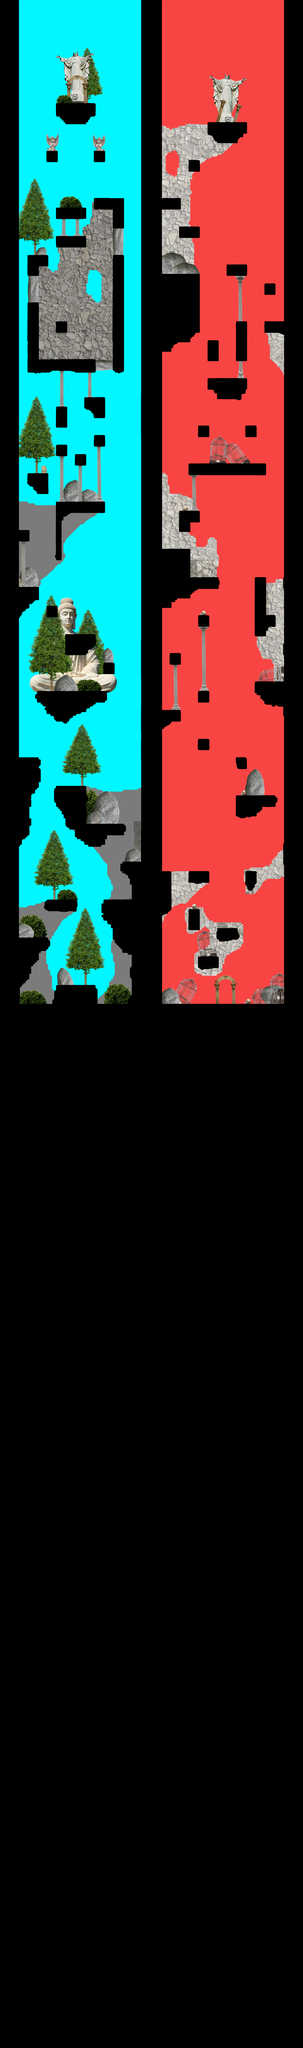

Below is a game level as drawn by its tile map, then a one-line description and the .tmx file that defines it, in full:
An orthogonal 16x108 tile map with 80x80 px tiles, 1 tile layer (ground), 2 image layers.

<map version="1.9" tiledversion="1.9.2" orientation="orthogonal" renderorder="right-down" width="16" height="108" tilewidth="80" tileheight="80" infinite="0" nextlayerid="4" nextobjectid="1">
 <tileset firstgid="1" name="placeholder" tilewidth="80" tileheight="80" tilecount="1" columns="1">
  <properties>
   <property name="estSolide" type="bool" value="true" />
  </properties>
  <image source="../assets/tiles/placeholder.png" width="150" height="150" />
 </tileset>
 <imagelayer id="3" name="bg">
  <image source="../assets/maps/bg.png" width="1280" height="8640" />
 </imagelayer>
 <layer id="1" name="ground" width="16" height="108">
  <data encoding="csv">
1,0,0,0,0,0,0,0,0,0,0,0,0,0,0,1,
1,0,0,0,0,0,0,0,0,0,0,0,0,0,0,1,
1,0,0,0,0,0,0,0,0,0,0,0,0,0,0,1,
1,0,0,0,0,0,0,0,0,0,0,0,0,0,0,1,
1,0,0,0,0,0,0,0,0,0,0,0,0,0,0,1,
1,0,0,0,0,0,0,0,0,0,0,0,0,0,0,1,
1,0,0,0,0,0,0,0,0,0,0,0,0,0,0,1,
1,0,0,0,0,0,0,0,0,0,0,0,0,0,0,1,
1,0,0,0,0,0,0,0,0,0,0,0,0,0,0,1,
1,0,0,0,0,0,0,0,0,0,0,0,0,0,0,1,
1,0,0,0,0,0,0,0,0,0,0,0,0,0,0,1,
1,0,0,0,0,0,0,0,0,0,0,0,0,0,0,1,
1,0,0,0,0,0,0,0,0,0,0,0,0,0,0,1,
1,0,0,0,0,0,0,0,0,0,0,0,0,0,0,1,
1,0,0,0,0,0,0,0,0,0,0,0,0,0,0,1,
1,0,0,0,0,0,0,0,0,0,0,0,0,0,0,1,
1,0,0,0,0,0,0,0,0,0,0,0,0,0,0,1,
1,0,0,0,0,0,0,0,0,0,0,0,0,0,0,1,
1,0,0,0,0,0,0,0,0,0,0,0,0,0,0,1,
1,0,0,0,0,0,0,0,0,0,0,0,0,0,0,1,
1,0,0,0,0,0,0,0,0,0,0,0,0,0,0,1,
1,0,0,0,0,0,0,0,0,0,0,0,0,0,0,1,
1,0,0,0,0,0,0,0,0,0,0,0,0,0,0,1,
1,0,0,0,0,0,0,0,0,0,0,0,0,0,0,1,
1,0,0,0,0,0,0,0,0,0,0,0,0,0,0,1,
1,0,0,0,0,0,0,0,0,0,0,0,0,0,0,1,
1,0,0,0,0,0,0,0,0,0,0,0,0,0,0,1,
1,0,0,0,0,0,0,0,0,0,0,0,0,0,0,1,
1,0,0,0,0,0,0,0,0,0,0,0,0,0,0,1,
1,0,0,0,0,0,0,0,0,0,0,0,0,0,0,1,
1,0,0,0,0,0,0,0,0,0,0,0,0,0,0,1,
1,0,0,0,0,0,0,0,0,0,0,0,0,0,0,1,
1,0,0,0,0,0,0,0,0,0,0,0,0,0,0,1,
1,0,0,0,0,0,0,0,0,0,0,0,0,0,0,1,
1,0,0,0,0,0,0,0,0,0,0,0,0,0,0,1,
1,0,0,0,0,0,0,0,0,0,0,0,0,0,0,1,
1,0,0,0,0,0,0,0,0,0,0,0,0,0,0,1,
1,0,0,0,0,0,0,0,0,0,0,0,0,0,0,1,
1,0,0,0,0,0,0,0,0,0,0,0,0,0,0,1,
1,0,0,0,0,0,0,0,0,0,0,0,0,0,0,1,
1,0,0,0,0,0,0,0,0,0,0,0,0,0,0,1,
1,0,0,0,0,0,0,0,0,0,0,0,0,0,0,1,
1,0,0,0,0,0,0,0,0,0,0,0,0,0,0,1,
1,0,0,0,0,0,0,0,0,0,0,0,0,0,0,1,
1,0,0,0,0,0,0,0,0,0,0,0,0,0,0,1,
1,0,0,0,0,0,0,0,0,0,0,0,0,0,0,1,
1,0,0,0,0,0,0,0,0,0,0,0,0,0,0,1,
1,0,0,0,0,0,0,0,0,0,0,0,0,0,0,1,
1,0,0,0,0,0,0,0,0,0,0,0,0,0,0,1,
1,0,0,0,0,0,0,0,0,0,0,0,0,0,0,1,
1,0,0,0,0,0,0,0,0,0,0,0,0,0,0,1,
1,0,0,0,0,0,0,0,0,0,0,0,0,0,0,1,
1,0,0,0,0,0,0,0,0,0,0,0,0,0,0,1,
1,0,0,0,0,0,0,0,0,0,0,0,0,0,0,1,
1,0,0,0,0,0,0,0,0,0,0,0,0,0,0,1,
1,0,0,0,0,0,0,0,0,0,0,0,0,0,0,1,
1,0,0,0,0,0,0,0,0,0,0,0,0,0,0,1,
1,0,0,0,0,0,0,0,0,0,0,0,0,0,0,1,
1,0,0,0,0,0,0,0,0,0,0,0,0,0,0,1,
1,0,0,0,0,0,0,0,0,0,0,0,0,0,0,1,
1,0,0,0,0,0,0,0,0,0,0,0,0,0,0,1,
1,0,0,0,0,0,0,0,0,0,0,0,0,0,0,1,
1,0,0,0,0,0,0,0,0,0,0,0,0,0,0,1,
1,0,0,0,0,0,0,0,0,0,0,0,0,0,0,1,
1,0,0,0,0,0,0,0,0,0,0,0,0,0,0,1,
1,0,0,0,0,0,0,0,0,0,0,0,0,0,0,1,
1,0,0,0,0,0,0,0,0,0,0,0,0,0,0,1,
1,0,0,0,0,0,0,0,0,0,0,0,0,0,0,1,
1,0,0,0,0,0,0,0,0,0,0,0,0,0,0,1,
1,0,0,0,0,0,0,0,0,0,0,0,0,0,0,1,
1,0,0,0,0,0,0,0,0,0,0,1,0,0,0,1,
1,0,0,0,0,0,0,0,0,0,0,0,0,0,0,1,
1,0,0,0,0,0,0,0,0,0,0,0,0,0,0,1,
1,0,0,0,1,1,1,1,1,1,1,0,0,0,0,1,
1,0,0,0,0,1,1,1,1,0,0,0,0,0,0,1,
1,0,0,0,0,0,1,0,0,0,0,0,0,0,0,1,
1,0,0,0,0,0,0,0,0,0,0,0,0,0,0,1,
1,0,0,0,0,0,0,0,0,0,0,0,0,0,0,1,
1,0,0,0,0,0,0,0,0,0,0,0,0,0,0,1,
1,0,0,0,0,0,0,0,0,0,0,0,0,0,0,1,
1,1,1,1,0,0,0,0,0,0,0,0,0,0,0,1,
1,1,1,1,0,0,0,0,0,0,0,0,0,0,0,1,
1,1,1,1,0,0,0,0,0,0,0,0,0,0,0,1,
1,1,1,0,0,0,1,1,1,0,0,0,0,0,0,1,
1,1,1,0,0,0,1,1,1,0,0,0,0,0,0,1,
1,1,1,0,0,0,0,1,1,0,0,0,0,0,0,1,
1,1,1,0,0,0,0,1,1,0,0,0,0,0,0,1,
1,1,1,0,0,0,0,0,1,1,1,1,1,0,0,1,
1,1,0,0,0,0,0,0,0,1,1,0,0,0,0,1,
1,0,0,0,0,0,0,0,0,0,0,0,0,0,0,1,
1,0,0,0,0,0,0,0,0,0,0,0,0,0,0,1,
1,0,0,0,0,0,0,0,0,0,0,0,0,1,1,1,
1,0,0,0,0,0,0,0,0,0,0,0,0,0,1,1,
1,0,0,0,0,0,0,0,0,0,0,0,0,0,1,1,
1,0,0,0,0,0,0,0,0,0,0,0,0,0,1,1,
1,0,0,0,0,1,1,1,0,0,0,1,1,1,1,1,
1,0,0,0,0,0,0,0,0,0,0,1,1,1,1,1,
1,0,0,0,0,0,0,0,0,0,0,0,1,1,1,1,
1,0,0,0,0,0,0,0,0,0,0,0,1,1,1,1,
1,1,1,1,1,0,0,0,0,0,0,0,0,1,1,1,
1,1,1,1,0,0,0,0,0,0,0,0,0,0,1,1,
1,1,1,0,0,0,0,0,0,0,0,0,0,0,1,1,
1,1,1,0,0,0,0,0,0,0,0,0,0,0,1,1,
1,1,0,0,0,0,0,0,0,0,0,0,0,0,1,1,
1,1,0,0,0,0,1,1,1,1,0,0,0,0,1,1,
1,1,0,0,0,0,1,1,1,1,0,0,0,0,1,1,
1,1,1,1,1,1,1,1,1,1,1,1,1,1,1,1,
1,1,1,1,1,1,1,1,1,1,1,1,1,1,1,1
</data>
 </layer>
 <imagelayer id="2" name="plat">
  <image source="../assets/maps/plat.png" width="1280" height="8640" />
 </imagelayer>
</map>